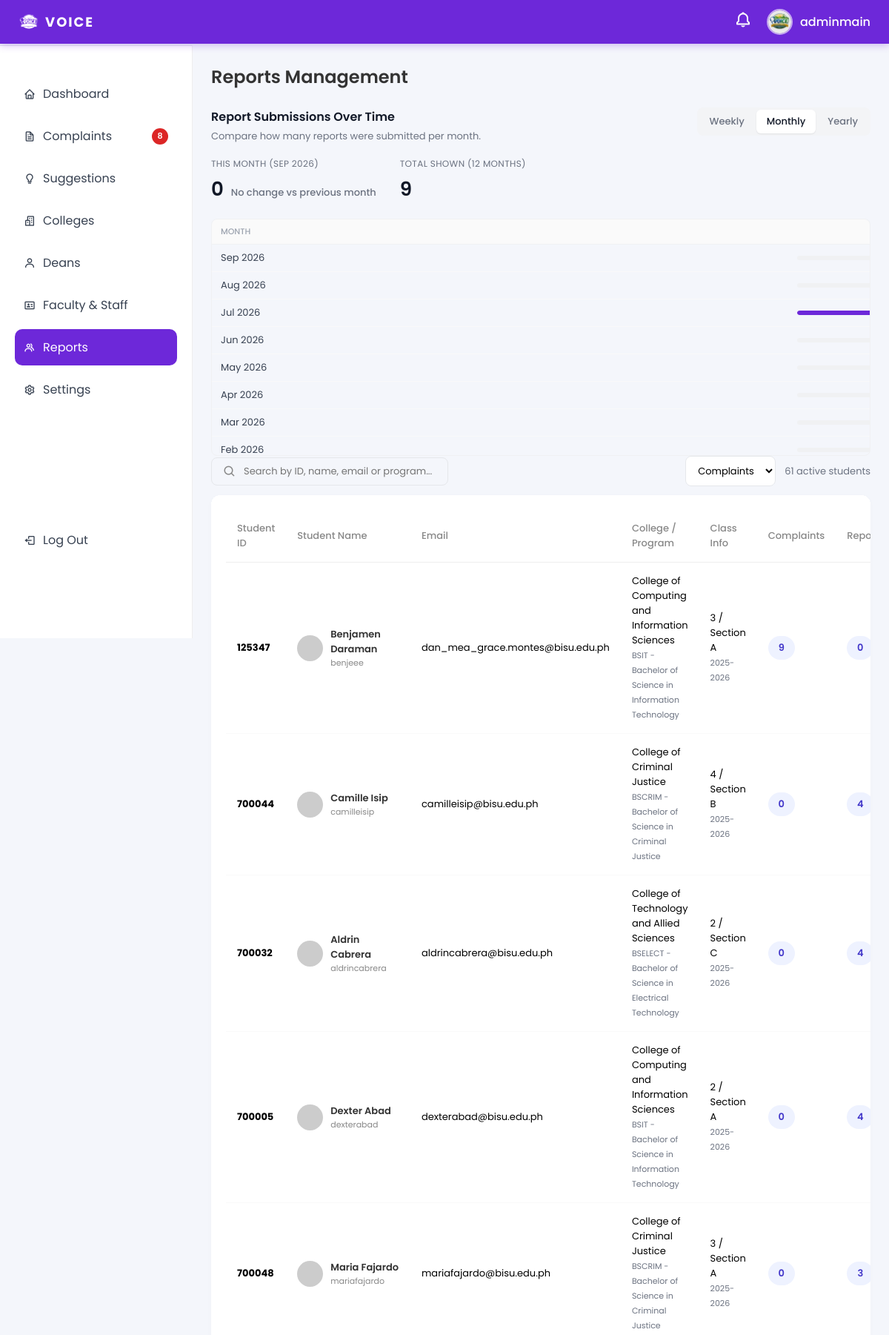
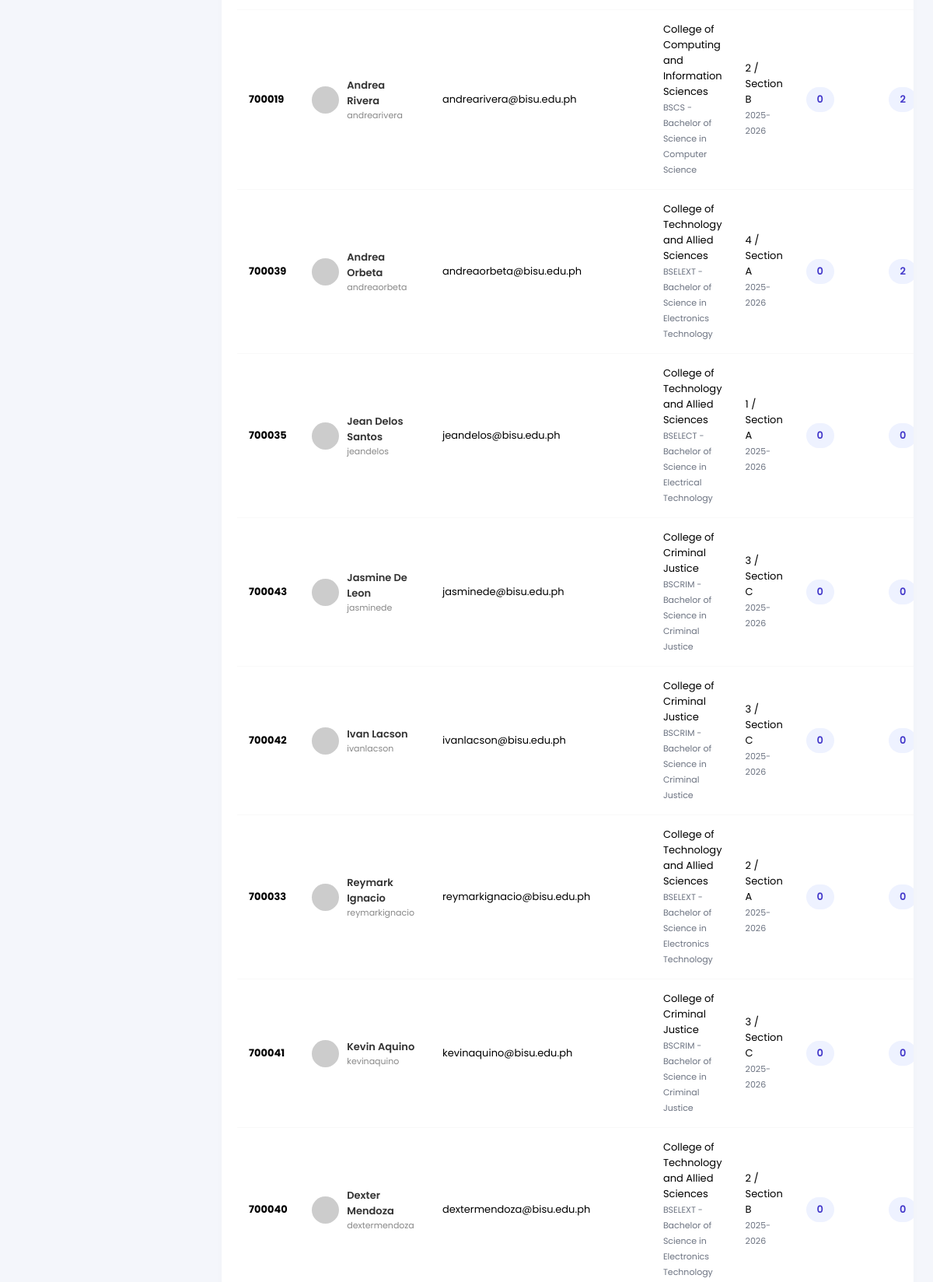
The page /Ui-main/admin/admin_students.php (signed in, upper part) on the database its author committed (2 pictures, top to bottom).
### tables this page shows
CREATE TABLE `admin_profiles` (
  `id` int(11) NOT NULL,
  `user_id` int(11) NOT NULL,
  `name` varchar(100) NOT NULL,
  `created_at` timestamp NOT NULL DEFAULT current_timestamp()
);

CREATE TABLE `users` (
  `id` int(11) NOT NULL,
  `username` varchar(50) NOT NULL,
  `email` varchar(100) NOT NULL,
  `password` varchar(255) NOT NULL,
  `role` enum('admin','dean','student') NOT NULL,
  `profile_pic` varchar(255) DEFAULT NULL,
  `is_active` tinyint(1) DEFAULT 1,
  `created_at` timestamp NOT NULL DEFAULT current_timestamp(),
  `reset_token_hash` varchar(64) DEFAULT NULL,
  `reset_token_expires_at` datetime DEFAULT NULL,
  `reset_code` varchar(255) DEFAULT NULL,
  `reset_expiry` datetime DEFAULT NULL
);

CREATE TABLE `student_profiles` (
  `id` int(11) NOT NULL,
  `user_id` int(11) NOT NULL,
  `student_number` varchar(20) NOT NULL,
  `first_name` varchar(50) NOT NULL,
  `last_name` varchar(50) NOT NULL,
  `middle_name` varchar(50) DEFAULT NULL,
  `gender` enum('male','female','other') DEFAULT NULL,
  `contact_number` varchar(20) DEFAULT NULL,
  `college_id` int(11) DEFAULT NULL,
  `year_level` tinyint(4) DEFAULT NULL,
  `section` varchar(10) DEFAULT NULL,
  `school_year` varchar(20) DEFAULT NULL,
  `id_document` varchar(255) DEFAULT NULL,
  `status` enum('pending','active','inactive') DEFAULT 'pending',
  `created_at` timestamp NOT NULL DEFAULT current_timestamp(),
  `program_id` int(11) DEFAULT NULL,
  `complaint_count` int(11) NOT NULL DEFAULT 0
);

CREATE TABLE `colleges` (
  `id` int(11) NOT NULL,
  `code` varchar(20) NOT NULL,
  `name` varchar(150) NOT NULL,
  `status` enum('active','inactive') DEFAULT 'active',
  `created_at` timestamp NOT NULL DEFAULT current_timestamp()
);

CREATE TABLE `programs` (
  `id` int(11) NOT NULL,
  `college_id` int(11) NOT NULL,
  `code` varchar(20) NOT NULL,
  `name` varchar(150) NOT NULL,
  `status` enum('active','inactive') DEFAULT 'active',
  `created_at` timestamp NOT NULL DEFAULT current_timestamp()
);

### Ui-main/admin/admin_students.php (the view, shortened to what this page needs)
<?php
require_once __DIR__ . '/../db_connection.php';
require_once __DIR__ . '/../report_period_helpers.php';
function e(string $value): string
{
    return htmlspecialchars($value, ENT_QUOTES, 'UTF-8');
}
$flashMessage = '';
$studentRows = [];
try {
    $reportedCountExpr = '(SELECT COUNT(*) FROM complaint_student_links csl WHERE csl.student_id = sp.id) AS reported_count';
    $complaintCountExpr = '(SELECT COUNT(*) FROM complaints c WHERE c.student_id = sp.id) AS complaint_count';
    $studentQuery = "SELECT
                sp.id,
                sp.student_number,
                sp.first_name,
                sp.last_name,
                sp.middle_name,
                sp.contact_number,
                sp.year_level,
                sp.section,
                sp.school_year,
                sp.created_at,
                sp.status,
                u.username,
                u.email,
                c.code AS college_code,
                c.name AS college_name,
                p.code AS program_code,
                p.name AS program_name,
                " . $reportedCountExpr . ",
                " . $complaintCountExpr . "
            FROM student_profiles sp
            INNER JOIN users u ON u.id = sp.user_id
            LEFT JOIN colleges c ON c.id = sp.college_id
            LEFT JOIN programs p ON p.id = sp.program_id
            WHERE u.role = 'student' AND sp.status = 'active'
            ORDER BY complaint_count DESC, reported_count DESC, sp.created_at DESC";
    $studentStmt = $pdo->query($studentQuery);
    $studentRows = $studentStmt->fetchAll();
} catch (PDOException $e) {
    if ($flashMessage === '') {
        $flashMessage = 'Student profiles are not available. Please verify your database setup.';
        $flashType = 'error';
    }
}
?>
<!DOCTYPE html>
<html lang="en">
<head>
<link href='https://unpkg.com/boxicons@2.1.4/css/boxicons.min.css' rel='stylesheet'>
</head>
<body>
<?php include 'admin_topbar.php'; ?>
<?php include 'admin_sidebar.php'; ?>
<div class="main">
    <div class="dashboard-container">
        <div class="page-header">
            <h2>Reports Management</h2>
        </div>
        <div style="display:flex;justify-content:space-between;align-items:center;gap:12px;margin-bottom:12px;">
            <div style="flex:1;min-width:220px;">
                <div class="search-box">
                    <i class='bx bx-search'></i>
                    <input type="text" id="studentSearch" name="q" placeholder="Search by ID, name, email or program..." value="<?php echo isset($_GET['q']) ? e((string)$_GET['q']) : ''; ?>">
                </div>
            </div>
            <div>
                <select id="sortSelect" name="sort" style="padding:9px 12px;border:1px solid #e5e7eb;border-radius:8px;background:#fff;font-size:13px;">
                    <option value="complaints_desc">Complaints</option>
                </select>
            </div>
            <div style="font-size:13px;color:#6b7280;">
                <?php echo count($studentRows); ?> active student<?php echo count($studentRows) === 1 ? '' : 's'; ?>
            </div>
        </div>
        <div class="table-card">
            <table id="studentTable">
                <thead>
                    <tr>
                        <th>Student ID</th>
                        <th>Student Name</th>
                        <th>Email</th>
                        <th>College / Program</th>
                        <th>Class Info</th>
                        <th>Complaints</th>
                        <th>Reported</th>
                    </tr>
                </thead>
                <tbody>
                    <?php if (count($studentRows) === 0): ?>
                        <tr>
                            <td colspan="7" class="empty-state">No active student accounts yet.</td>
                        </tr>
                    <?php else: ?>
                        <?php foreach ($studentRows as $student): ?>
                            <?php
                                $fullName = trim((string)$student['first_name'] . ' ' . (string)$student['last_name']);
                                $collegeLabel = (string)($student['college_name'] ?? 'N/A');
                                $programLabel = trim((string)($student['program_code'] ?? '') . ((string)($student['program_name'] ?? '') !== '' ? ' - ' . (string)$student['program_name'] : ''));
                                $classInfo = trim((string)($student['year_level'] ?? '') . ((string)($student['section'] ?? '') !== '' ? ' / Section ' . (string)$student['section'] : ''));
                            ?>
                            <tr>
                                <td><strong><?php echo e((string)$student['student_number']); ?></strong></td>
                                <td>
                                    <div class="student-cell">
                                        <img src="https://ui-avatars.com/api/?name=<?php echo rawurlencode($fullName !== '' ? $fullName : 'Student'); ?>&background=4F8CFF&color=ffffff" alt="Student Avatar">
                                        <div class="student-info">
                                            <span class="student-name"><?php echo e($fullName !== '' ? $fullName : 'Unnamed Student'); ?></span>
                                            <span class="student-email"><?php echo e((string)$student['username']); ?></span>
                                        </div>
                                    </div>
                                </td>
                                <td><?php echo e((string)$student['email']); ?></td>
                                <td><?php echo e($collegeLabel); ?><br><span style="color:#6b7280;font-size:11px;"><?php echo e($programLabel); ?></span></td>
                                <td><?php echo e($classInfo); ?><br><span style="color:#6b7280;font-size:11px;"><?php echo e((string)($student['school_year'] ?? '')); ?></span></td>
                                <td><a class="complaint-count-badge" href="../reported_complaints.php?student_id=<?php echo (int)$student['id']; ?>&view=complaints" title="View student complaints"><?php echo e((string)($student['complaint_count'] ?? 0)); ?></a></td>
                                <td><a class="complaint-count-badge" href="../reported_complaints.php?student_id=<?php echo (int)$student['id']; ?>" title="View reported complaints"><?php echo e((string)($student['reported_count'] ?? 0)); ?></a></td>
                            </tr>
                        <?php endforeach; ?>
                    <?php endif; ?>
                </tbody>
            </table>
        </div>
    </div>
</div>
</body>
</html>

### Ui-main/admin/admin_topbar.php (shortened to what this page needs)
<?php
require_once __DIR__ . '/../db_connection.php';
$topbarDisplayName = (string)($_SESSION['full_name'] ?? $_SESSION['username'] ?? 'Admin');
$topbarProfilePic = 'https://i.pravatar.cc/100';
if (isset($_SESSION['user_id'])) {
    try {
        $profileStmt = $pdo->prepare(
            'SELECT u.username, u.profile_pic, ap.name
             FROM users u
             LEFT JOIN admin_profiles ap ON ap.user_id = u.id
             WHERE u.id = :user_id
             LIMIT 1'
        );
        $profileStmt->execute([':user_id' => (int)$_SESSION['user_id']]);
        $profileRow = $profileStmt->fetch(PDO::FETCH_ASSOC);
        if ($profileRow) {
            $resolvedName = trim((string)($profileRow['name'] ?? ''));
            $topbarDisplayName = $resolvedName;
            $storedPic = trim((string)($profileRow['profile_pic'] ?? ''));
            if ($storedPic !== '') {
                $topbarProfilePic = '../' . ltrim($storedPic, '/');
            }
        }
    } catch (PDOException $e) {
        $topbarNotifications = [];
        $topbarUnreadCount = 0;
    }
}
?>
<link href='https://unpkg.com/boxicons@2.1.4/css/boxicons.min.css' rel='stylesheet'>
<div class="topbar">
    <a class="topbar-logo" href="admindashboard.php">
        <img src="../assets/images/logo.PNG" alt="Logo">
        <span>VOICE</span>
    </a>
    <div class="topbar-right">
        <div class="topbar-bell" id="bellIcon">
            <i class='bx bx-bell'></i>
        </div>
        <div class="profile-container" id="profileIcon">
            <img class="profile-pic" src="<?php echo htmlspecialchars($topbarProfilePic, ENT_QUOTES, 'UTF-8'); ?>" alt="profile">
            <span><?php echo htmlspecialchars($topbarDisplayName, ENT_QUOTES, 'UTF-8'); ?></span>
        </div>
    </div>
</div>

### Ui-main/admin/admin_students.php (style rules this page uses)
* { margin: 0; padding: 0; box-sizing: border-box; font-family: 'Poppins', sans-serif; }
body { background: #f4f6fb; }
.main { margin-left: 260px; margin-top: 61px; padding: 25px; min-height: calc(100vh - 61px); overflow-y: auto; }
.dashboard-container { max-width: 1200px; margin: 0 auto; width: 100%; }
.page-header { margin-bottom: 20px; }
.page-header h2 { font-size: 24px; font-weight: 600; color: #333; }
.search-box { display: flex; align-items: center; background: #f4f6fb; padding: 8px 15px; border-radius: 8px; border: 1px solid #e5e7eb; width: 320px; max-width: 100%; }
.search-box i { color: #888; font-size: 18px; }
.search-box input { border: none; background: transparent; outline: none; margin-left: 10px; width: 100%; font-size: 13px; }
.table-card { background: #fff; padding: 20px; border-radius: 12px; box-shadow: 0 2px 10px rgba(0,0,0,0.02); overflow-x: auto; }
table { width: 100%; border-collapse: collapse; min-width: 980px; }
th { text-align: left; color: #888; font-size: 13px; padding: 15px; border-bottom: 1px solid #eee; font-weight: 500; }
td { padding: 15px; font-size: 13px; border-bottom: 1px solid #f9f9f9; vertical-align: middle; }
.student-cell { display: flex; align-items: center; gap: 10px; }
.student-cell img { width: 35px; height: 35px; border-radius: 50%; object-fit: cover; }
.student-info { display: flex; flex-direction: column; }
.student-name { font-weight: 600; color: #333; }
.student-email { font-size: 11px; color: #888; }
.complaint-count-badge { display: inline-flex; align-items: center; justify-content: center; min-width: 36px; padding: 6px 10px; border-radius: 999px; background: #eef2ff; color: #4338ca; font-weight: 600; text-decoration: none; }

### Ui-main/admin/admin_topbar.php (style rules this page uses)
.topbar { position: fixed; top: 0; left: 0; right: 0; z-index: 999; display: flex; justify-content: space-between; align-items: center; gap: 20px; padding: 12px 25px; background: #6d28d9; box-shadow: 0 2px 10px rgba(109,40,217,0.3); }
.topbar-logo { display: flex; align-items: center; gap: 8px; text-decoration: none; }
.topbar-logo img { width: 28px; height: 28px; object-fit: contain; filter: brightness(0) invert(1); }
.topbar-logo span { font-size: 18px; font-weight: 700; color: #fff; letter-spacing: 2px; }
.topbar-right { display: flex; align-items: center; gap: 20px; }
.profile-container { display: flex; align-items: center; gap: 10px; cursor: pointer; position: relative; }
.profile-container img.profile-pic { width: 35px; height: 35px; border-radius: 50%; border: 2px solid rgba(255,255,255,0.6); }
.profile-container span { font-weight: 500; color: #fff; }
.topbar-bell { position: relative; cursor: pointer; }
.topbar-bell i.bx-bell { font-size: 24px; color: #fff; transition: 0.2s; }

### rows shown on the page
admin_profiles: user.profile_pic (picture), name "adminmain"
student_profiles: student_number "125347", first_name+last_name "Benjamen Daraman", user.username "benjeee", user.email "dan_mea_grace.montes@bisu.edu.ph", college.name "College of Computing and Information Sciences", program.name "BSIT - Bachelor of Science in Information Technology", classInfo "3 / Section A", school_year "2025-2026", complaint_count "9", reported_count "0"
student_profiles: student_number "700044", first_name+last_name "Camille Isip", user.username "camilleisip", user.email "camilleisip@bisu.edu.ph", college.name "College of Criminal Justice", program.name "BSCRIM - Bachelor of Science in Criminal Justice", classInfo "4 / Section B", school_year "2025-2026", complaint_count "0", reported_count "4"
student_profiles: student_number "700032", first_name+last_name "Aldrin Cabrera", user.username "aldrincabrera", user.email "aldrincabrera@bisu.edu.ph", college.name "College of Technology and Allied Sciences", program.name "BSELECT - Bachelor of Science in Electrical Technology", classInfo "2 / Section C", school_year "2025-2026", complaint_count "0", reported_count "4"
student_profiles: student_number "700005", first_name+last_name "Dexter Abad", user.username "dexterabad", user.email "dexterabad@bisu.edu.ph", college.name "College of Computing and Information Sciences", program.name "BSIT - Bachelor of Science in Information Technology", classInfo "2 / Section A", school_year "2025-2026", complaint_count "0", reported_count "4"
student_profiles: student_number "700048", first_name+last_name "Maria Fajardo", user.username "mariafajardo", user.email "mariafajardo@bisu.edu.ph", college.name "College of Criminal Justice", program.name "BSCRIM - Bachelor of Science in Criminal Justice", classInfo "3 / Section A", school_year "2025-2026", complaint_count "0", reported_count "3"
student_profiles: student_number "700019", first_name+last_name "Andrea Rivera", user.username "andrearivera", user.email "andrearivera@bisu.edu.ph", college.name "College of Computing and Information Sciences", program.name "BSCS - Bachelor of Science in Computer Science", classInfo "2 / Section B", school_year "2025-2026", complaint_count "0", reported_count "2"
student_profiles: student_number "700039", first_name+last_name "Andrea Orbeta", user.username "andreaorbeta", user.email "andreaorbeta@bisu.edu.ph", college.name "College of Technology and Allied Sciences", program.name "BSELEXT - Bachelor of Science in Electronics Technology", classInfo "4 / Section A", school_year "2025-2026", complaint_count "0", reported_count "2"
student_profiles: student_number "700035", first_name+last_name "Jean Delos Santos", user.username "jeandelos", user.email "jeandelos@bisu.edu.ph", college.name "College of Technology and Allied Sciences", program.name "BSELECT - Bachelor of Science in Electrical Technology", classInfo "1 / Section A", school_year "2025-2026", complaint_count "0", reported_count "0"
student_profiles: student_number "700043", first_name+last_name "Jasmine De Leon", user.username "jasminede", user.email "jasminede@bisu.edu.ph", college.name "College of Criminal Justice", program.name "BSCRIM - Bachelor of Science in Criminal Justice", classInfo "3 / Section C", school_year "2025-2026", complaint_count "0", reported_count "0"
student_profiles: student_number "700042", first_name+last_name "Ivan Lacson", user.username "ivanlacson", user.email "ivanlacson@bisu.edu.ph", college.name "College of Criminal Justice", program.name "BSCRIM - Bachelor of Science in Criminal Justice", classInfo "3 / Section C", school_year "2025-2026", complaint_count "0", reported_count "0"
student_profiles: student_number "700033", first_name+last_name "Reymark Ignacio", user.username "reymarkignacio", user.email "reymarkignacio@bisu.edu.ph", college.name "College of Technology and Allied Sciences", program.name "BSELEXT - Bachelor of Science in Electronics Technology", classInfo "2 / Section A", school_year "2025-2026", complaint_count "0", reported_count "0"
student_profiles: student_number "700041", first_name+last_name "Kevin Aquino", user.username "kevinaquino", user.email "kevinaquino@bisu.edu.ph", college.name "College of Criminal Justice", program.name "BSCRIM - Bachelor of Science in Criminal Justice", classInfo "3 / Section C", school_year "2025-2026", complaint_count "0", reported_count "0"
student_profiles: student_number "700040", first_name+last_name "Dexter Mendoza", user.username "dextermendoza", user.email "dextermendoza@bisu.edu.ph", college.name "College of Technology and Allied Sciences", program.name "BSELEXT - Bachelor of Science in Electronics Technology", classInfo "2 / Section B", school_year "2025-2026", complaint_count "0", reported_count "0"

### other values the page prints
$pendingComplaintCount "8"
$esc($periodNoun) "month"
$esc($label) "Week"
$esc($label) "Month"
$esc($label) "Year"
$esc($periodNoun) "MONTH"
$esc($latestBucket['label']) "SEP 2026"
$latestBucket['count'] "0"
$esc($deltaText) "No change"
count($buckets) "12"
$data['total'] "9"
$esc(ucfirst($periodNoun)) "MONTH"
$esc($b['label']) "Sep 2026"
$esc($b['label']) "Aug 2026"
$esc($b['label']) "Jul 2026"
